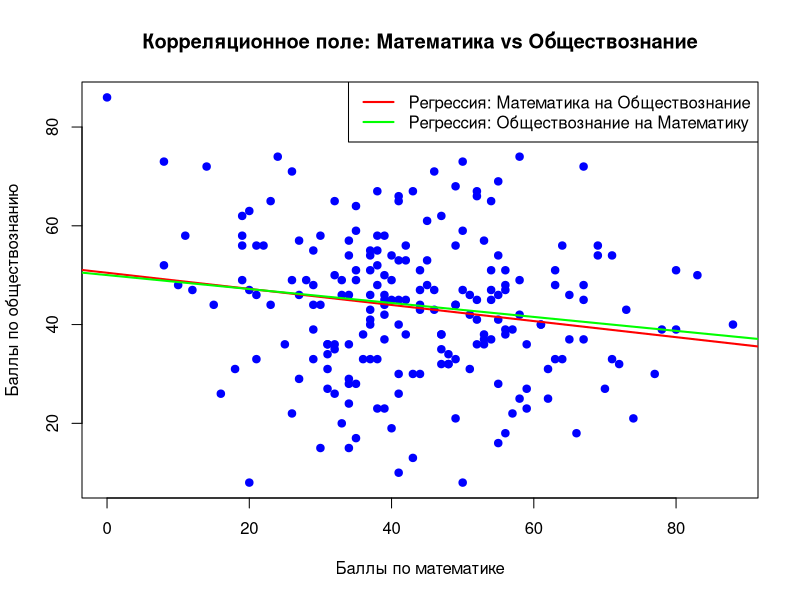

Recreate this plot in R.

# Лабораторная 3

setwd("C:/study/anatolich-1/R_labs/R_lab3/Workdir")

# Задание 2

# Проверка существования файла
if (file.exists("data.csv")) {
  # Чтение данных
  data <- read.table("data.csv", header = TRUE, sep = ";")
  
  # Очистка данных от NA
  cl_data <- na.omit(data)
  
  # Построение корреляционного поля
  plot(data$Математика, data$Обществознание, 
       main = "Корреляционное поле: Математика vs Обществознание", 
       xlab = "Баллы по математике", 
       ylab = "Баллы по обществознанию", 
       pch = 19, col = "blue")
  
  # Линейная регрессия: баллы по математике на баллы по обществознанию
  model1 <- lm(Математика ~ Обществознание, data = data)
  abline(model1, col = "red", lwd = 2)
  
  # Линейная регрессия: баллы по обществознанию на баллы по математике
  model2 <- lm(Обществознание ~ Математика, data = data)
  abline(model2, col = "green", lwd = 2)
  
  # Добавление легенды
  legend("topright", legend = c("Регрессия: Математика на Обществознание", 
                                "Регрессия: Обществознание на Математику"), 
         col = c("red", "green"), lwd = 2)
  
} else {
  cat("Файл 'data.csv' не найден по указанному пути.\n")
}